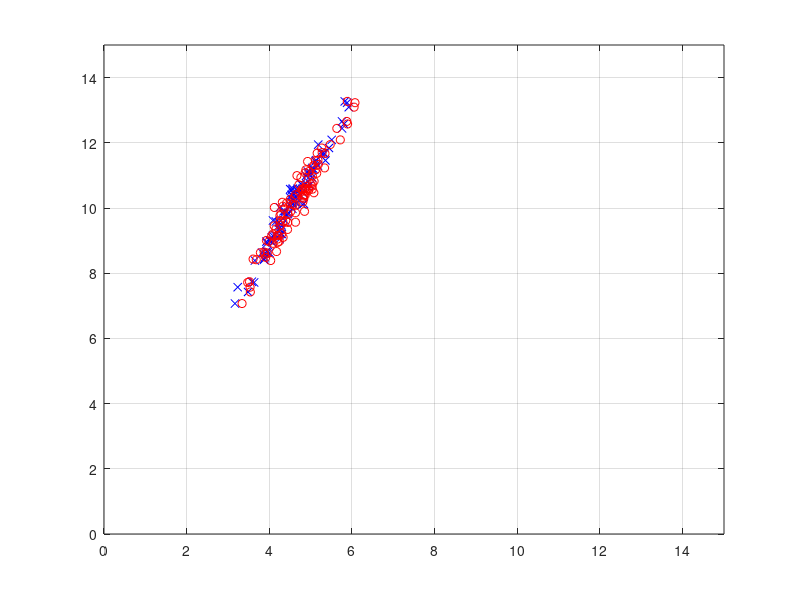

This chart was generated by the following MATLAB code:

close all; clear

N = 100;

y = 10 + sqrt(2)*randn(N,1);

rho1 = 0.4 + 0.1*rand
x1 = rho1*y + sqrt(0.02)*randn(N,1);

rho2 = 0.4 + 0.1*rand
x2 = rho2*y + sqrt(0.02)*randn(N,1);

plot(x1,y,'bx')
hold on
plot(x2,y,'ro')
axis([0 15 0 15 ]); grid on


X = [x1 x2 ones(N,1)];

theta = X\y

